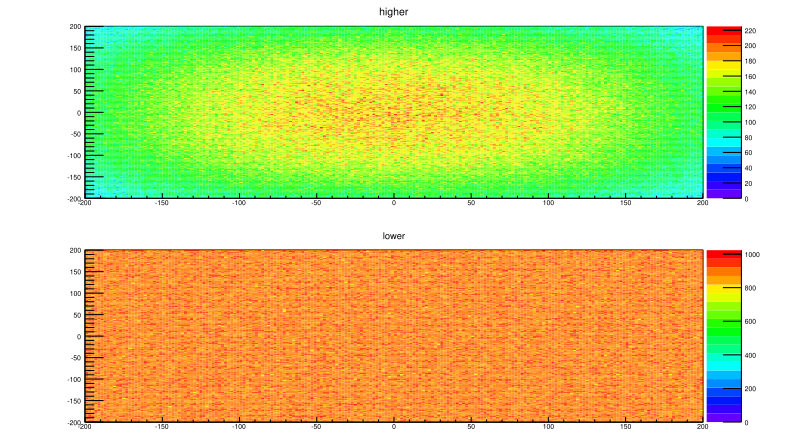

Reproduce this figure in Python.
from General import *
from ROOT import *
from math import *

R = TRandom3(0)
U = R.Uniform
V = lambda x: U( -x, x )
T = lambda: acos( U()**4 )
P = lambda: 2. * pi * U()

dim = 200
i   = 0
h   = 100.

h1 = TH2F( 'higher','higher', dim, -dim, dim, dim, -dim, dim )
h2 = TH2F(  'lower', 'lower', dim, -dim, dim, dim, -dim, dim )

h1.SetMinimum(0)
h2.SetMinimum(0)

gStyle.SetOptStat('')
c = TCanvas()
c.Divide(1,2)
c.cd(1)
h1.Draw('zcol')
c.cd(2)
h2.Draw('zcol')
c.Update()
raw_input()



while i<1e8:
    i += 1
    
    x0, y0 = V(dim),V(dim)
    theta = T()
    phi   = P()

    x = h * tan(theta) * cos(phi)
    y = x * tan(phi)

    x += x0
    y += y0

    h1.Fill( x , y  )
    h2.Fill( x0, y0 )

    if not i % 5000:
        c.cd(1)
        h1.Draw('zcol')
        c.cd(2)
        h2.Draw('zcol')
        c.Update()
